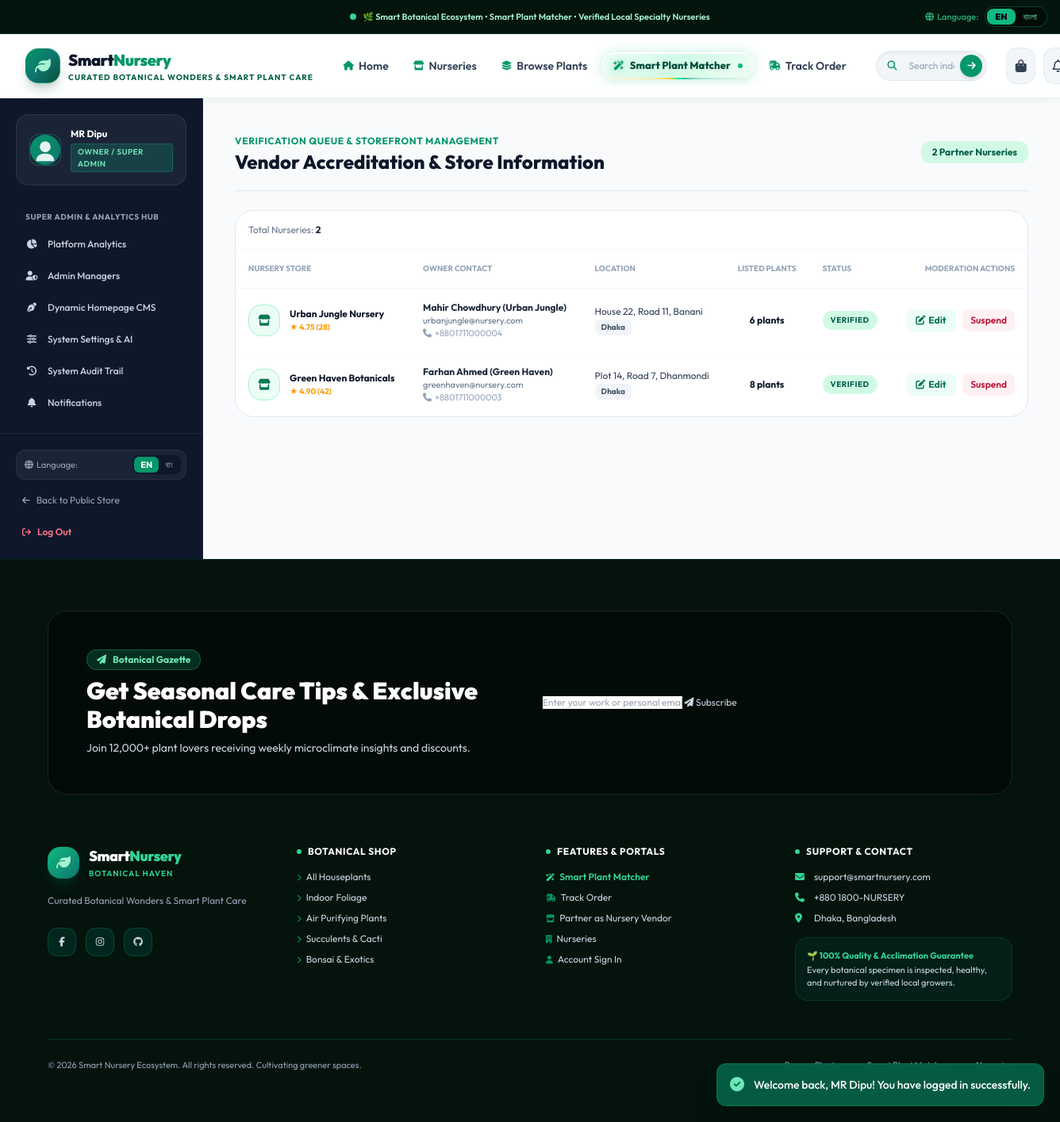
Screenshot of /admin/vendors.php (signed in) with the database file from the repository.
### tables this page shows
CREATE TABLE `users` (
  `id` INT AUTO_INCREMENT PRIMARY KEY,
  `role_id` INT NOT NULL,
  `name` VARCHAR(100) NOT NULL,
  `email` VARCHAR(150) NOT NULL UNIQUE,
  `password_hash` VARCHAR(255) NOT NULL,
  `phone` VARCHAR(30) NULL,
  `avatar` VARCHAR(255) NULL,
  `status` ENUM('active', 'pending', 'suspended') NOT NULL DEFAULT 'active',
  `created_at` TIMESTAMP DEFAULT CURRENT_TIMESTAMP,
  `updated_at` TIMESTAMP DEFAULT CURRENT_TIMESTAMP ON UPDATE CURRENT_TIMESTAMP,
  FOREIGN KEY (`role_id`) REFERENCES `roles`(`id`) ON DELETE RESTRICT
);

CREATE TABLE `roles` (
  `id` INT AUTO_INCREMENT PRIMARY KEY,
  `name` VARCHAR(50) NOT NULL UNIQUE,
  `display_name` VARCHAR(100) NOT NULL,
  `description` VARCHAR(255) NULL,
  `created_at` TIMESTAMP DEFAULT CURRENT_TIMESTAMP
);

CREATE TABLE `vendor_profiles` (
  `id` INT AUTO_INCREMENT PRIMARY KEY,
  `user_id` INT NOT NULL UNIQUE,
  `nursery_name` VARCHAR(150) NOT NULL,
  `nursery_name_bn` VARCHAR(150) NULL,
  `description` TEXT NULL,
  `description_bn` TEXT NULL,
  `address` VARCHAR(255) NOT NULL,
  `address_bn` VARCHAR(255) NULL,
  `city` VARCHAR(100) NOT NULL DEFAULT 'Dhaka',
  `opening_hours` VARCHAR(100) NOT NULL DEFAULT 'Sat - Thu: 9:00 AM - 8:00 PM',
  `contact_phone` VARCHAR(30) NULL,
  `banner_image` VARCHAR(255) NULL,
  `logo_image` VARCHAR(255) NULL,
  `verification_status` ENUM('pending', 'verified', 'rejected', 'suspended') NOT NULL DEFAULT 'pending',
  `rating_avg` DECIMAL(3,2) NOT NULL DEFAULT 5.00,
  `rating_count` INT NOT NULL DEFAULT 0,
  `commission_rate` DECIMAL(5,2) NOT NULL DEFAULT 10.00,
  `created_at` TIMESTAMP DEFAULT CURRENT_TIMESTAMP,
  FOREIGN KEY (`user_id`) REFERENCES `users`(`id`) ON DELETE CASCADE
);

### admin/vendors.php (the view, shortened to what the rows shown need)
<?php
require_once __DIR__ . '/../helpers/auth.php';
require_once __DIR__ . '/../helpers/functions.php';
require_role(['admin', 'owner']);
$db = get_db();
$vendors = $db->query("
    SELECT vp.*, u.name AS owner_name, u.email AS owner_email, u.phone AS owner_phone, u.status AS user_status,
           (SELECT COUNT(*) FROM products WHERE vendor_id = vp.id) AS total_plants
    FROM vendor_profiles vp
    JOIN users u ON vp.user_id = u.id
    ORDER BY FIELD(vp.verification_status, 'pending', 'verified', 'suspended', 'rejected'), vp.id DESC
")->fetchAll();
require_once __DIR__ . '/../includes/header.php';
?>
<div class="flex-1 flex flex-col lg:flex-row">
    <?php require_once __DIR__ . '/../includes/sidebar.php'; ?>
    <main class="flex-1 p-6 sm:p-10 space-y-6 bg-slate-50">
        <div class="border-b border-slate-200 pb-5 flex flex-col sm:flex-row sm:items-center justify-between gap-4">
            <div>
                <h1 class="text-2xl font-extrabold text-slate-900"><?= is_bangla() ? 'নার্সারি ভেন্ডর অ্যাক্রিডিটেশন ও প্রোফাইল নিয়ন্ত্রণ' : 'Vendor Accreditation & Store Information' ?></h1>
            </div>
        </div>
        <div class="bg-white rounded-3xl border border-slate-200 shadow-xs overflow-hidden">
            <div class="overflow-x-auto">
                <table class="w-full text-left text-xs">
                    <thead>
                        <tr class="border-b border-slate-100 text-slate-400 uppercase text-[10px] font-bold">
                            <th class="p-4"><?= is_bangla() ? 'নার্সারি স্টোর' : 'Nursery Store' ?></th>
                            <th class="p-4"><?= is_bangla() ? 'স্বত্বাধিকারী ও যোগাযোগ' : 'Owner Contact' ?></th>
                            <th class="p-4"><?= is_bangla() ? 'ঠিকানা ও শহর' : 'Location' ?></th>
                            <th class="p-4 text-center"><?= is_bangla() ? 'তালিকাভুক্ত গাছ' : 'Listed Plants' ?></th>
                            <th class="p-4"><?= is_bangla() ? 'স্ট্যাটাস' : 'Status' ?></th>
                            <th class="p-4 text-right"><?= is_bangla() ? 'মডারেশন ও সম্পাদনা' : 'Moderation Actions' ?></th>
                        </tr>
                    </thead>
                    <tbody class="divide-y divide-slate-50 text-slate-700">
                        <?php if (!empty($vendors)): ?>
                            <?php foreach ($vendors as $v): ?>
                                <tr>
                                    <td class="p-4">
                                        <div class="flex items-center space-x-3">
                                            <div class="w-10 h-10 rounded-2xl bg-emerald-50 border border-emerald-200 text-emerald-700 font-bold flex items-center justify-center text-sm shrink-0">
                                                <i class="fa-solid fa-store"></i>
                                            </div>
                                            <div>
                                                <h4 class="font-bold text-slate-900 text-xs hover:text-emerald-600">
                                                    <?= sanitize(vendor_display_name($v)) ?>
                                                </h4>
                                                <span class="text-[10px] text-amber-500 font-bold">★ <?= format_num_i18n($v['rating_avg']) ?> (<?= format_num_i18n($v['rating_count']) ?>)</span>
                                            </div>
                                        </div>
                                    </td>
                                    <td class="p-4">
                                        <span class="font-bold text-slate-800 block"><?= sanitize($v['owner_name']) ?></span>
                                        <span class="text-slate-500 text-[11px] block"><?= sanitize($v['owner_email']) ?></span>
                                        <span class="text-slate-400 text-[11px]"><i class="fa-solid fa-phone mr-1"></i><?= sanitize($v['owner_phone'] ?: 'N/A') ?></span>
                                    </td>
                                    <td class="p-4">
                                        <p class="text-slate-700"><?= sanitize(vendor_display_address($v['address'])) ?></p>
                                        <span class="inline-block mt-0.5 text-[10px] px-2 py-0.5 rounded-md bg-slate-100 font-bold text-slate-600"><?= sanitize($v['city'] ?? 'Dhaka') ?></span>
                                    </td>
                                    <td class="p-4 text-center font-bold text-slate-900">
                                        <?= format_num_i18n($v['total_plants']) ?> <?= is_bangla() ? 'টি' : 'plants' ?>
                                    </td>
                                    <td class="p-4">
                                        <span class="inline-flex items-center px-2.5 py-1 rounded-full text-[10px] font-bold uppercase tracking-wider <?= $v['verification_status'] === 'verified' ? 'bg-emerald-100 text-emerald-800' : ($v['verification_status'] === 'pending' ? 'bg-amber-100 text-amber-800' : 'bg-rose-100 text-rose-800') ?>">
                                            <?= $v['verification_status'] === 'verified' ? (is_bangla() ? 'ভেরিফাইড' : 'Verified') : ($v['verification_status'] === 'pending' ? (is_bangla() ? 'অপেক্ষমাণ' : 'Pending') : sanitize($v['verification_status'])) ?>
                                        </span>
                                    </td>
                                    <td class="p-4 text-right space-x-1.5">
                                        <button type="button" onclick="openEditVendorModal(<?= htmlspecialchars(json_encode($v), ENT_QUOTES, 'UTF-8') ?>)"
                                                class="px-3 py-1.5 bg-emerald-50 hover:bg-emerald-100 text-emerald-700 font-bold rounded-lg transition text-xs">
                                            <i class="fa-solid fa-pen-to-square mr-1"></i><?= __('common.edit') ?>
                                        </button>
                                        <?php if ($v['verification_status'] === 'verified'): ?>
                                            <form action="vendors.php" method="POST" onsubmit="return confirm('<?= is_bangla() ? 'এই ভেন্ডর অ্যাকাউন্ট কি স্থগিত করতে চান?' : 'Suspend this vendor account?' ?>');" class="inline">
                                                <button type="submit" class="px-2.5 py-1.5 bg-rose-50 hover:bg-rose-100 text-rose-700 font-semibold rounded-lg">
                                                    <?= is_bangla() ? 'স্থগিত' : 'Suspend' ?>
                                                </button>
                                            </form>
                                        <?php endif; ?>
                                    </td>
                                </tr>
                            <?php endforeach; ?>
                        <?php endif; ?>
                    </tbody>
                </table>
            </div>
        </div>
    </main>
</div>
<?php require_once __DIR__ . '/../includes/footer.php'; ?>

### includes/sidebar.php (shortened to what the rows shown need)
<?php
require_once __DIR__ . '/../helpers/auth.php';
require_once __DIR__ . '/../helpers/functions.php';
$currentUser = current_user();
$role = $currentUser['role_name'] ?? 'customer';
?>
<aside class="w-full lg:w-64 bg-slate-900 text-slate-200 flex flex-col justify-between border-r border-slate-800 shrink-0">
    <div class="p-5 space-y-6">
        <div class="bg-slate-800/80 rounded-2xl p-4 border border-slate-700/60 flex items-center space-x-3">
            <div class="overflow-hidden">
                <h4 class="text-xs font-bold text-white truncate"><?= sanitize($currentUser['name'] ?? 'User') ?></h4>
                <span class="inline-flex items-center px-2 py-0.5 rounded text-[10px] font-semibold bg-emerald-500/20 text-emerald-300 border border-emerald-500/30 uppercase tracking-wider">
                    <?= __('role.' . $role, sanitize($currentUser['role_display'] ?? ucfirst($role))) ?>
                </span>
            </div>
        </div>
    </div>
</aside>

### rows the page displays
users: name "MR Dipu", role.display_name "OWNER / SUPER ADMIN"
vendor_profiles: nursery_name "Urban Jungle Nursery", rating_avg "4.75", rating_count "28", user.name "Mahir Chowdhury (Urban Jungle)", user.email "urbanjungle@nursery.com", user.phone "+8801711000004", address "House 22, Road 11, Banani", city "Dhaka", total_plants "6", verification_status "VERIFIED"
vendor_profiles: nursery_name "Green Haven Botanicals", rating_avg "4.90", rating_count "42", user.name "Farhan Ahmed (Green Haven)", user.email "greenhaven@nursery.com", user.phone "+8801711000003", address "Plot 14, Road 7, Dhanmondi", city "Dhaka", total_plants "8", verification_status "VERIFIED"

### other values shown
$flashSuccess "Welcome back, MR Dipu! You have logged in successfully."
$announcementText "🌿 Smart Botanical Ecosystem • Smart Plant Matcher • Verified Local Specialty Nurseries"
__('lang.switch_label') "Language"
$brandTitle "Smart"
$brandSubtitle "Nursery"
$brandTag "CURATED BOTANICAL WONDERS & SMART PLANT CARE"
__('nav.home') "Home"
__('nav.nurseries', 'Nurseries') "Nurseries"
__('nav.browse_plants') "Browse Plants"
__('nav.ai_matcher') "Smart Plant Matcher"
__('nav.track_order') "Track Order"
__('owner.dashboard_title') "SUPER ADMIN & ANALYTICS HUB"
__('owner.analytics') "Platform Analytics"
__('owner.admin_managers') "Admin Managers"
__('owner.cms') "Dynamic Homepage CMS"
